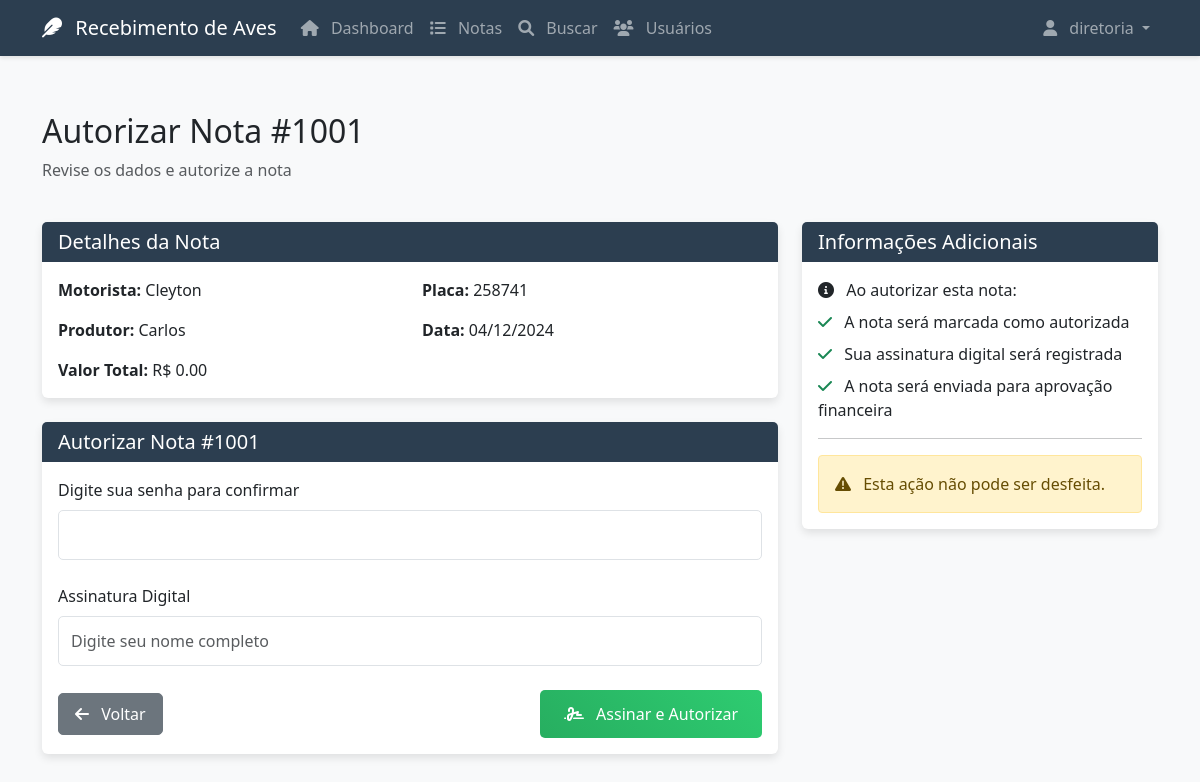
Page /autorizar_nota/1 (signed in) on the committed database.
### app.py (models this page shows, shortened)
class User(UserMixin, db.Model):
    id = db.Column(db.Integer, primary_key=True)
    username = db.Column(db.String(80), unique=True, nullable=False)
    password_hash = db.Column(db.String(120), nullable=False)
    role = db.Column(db.String(20), nullable=False)  # 'diretoria', 'financeiro', 'usuario', 'visualizador'
    nome_completo = db.Column(db.String(100))
    email = db.Column(db.String(120))
    data_criacao = db.Column(db.DateTime, default=datetime.now)
    ativo = db.Column(db.Boolean, default=True)
    criado_por_id = db.Column(db.Integer, db.ForeignKey('user.id'))
    @property
    def is_diretoria(self):
        return self.role == 'diretoria'

class Nota(db.Model):
    id = db.Column(db.Integer, primary_key=True)
    numero = db.Column(db.Integer, unique=True, nullable=False)
    tipo_ave = db.Column(db.String(50), nullable=True)
    num_cargas = db.Column(db.Integer, nullable=True)
    ordem_carga = db.Column(db.String(10), nullable=True)
    data_abate = db.Column(db.DateTime, nullable=True)
    dia_semana = db.Column(db.String(20), nullable=True)
    motorista = db.Column(db.String(100), nullable=True)
    transportadora = db.Column(db.String(100), nullable=True)
    placa_veiculo = db.Column(db.String(20), nullable=True)
    qtd_caixas = db.Column(db.Integer, nullable=True)
    frete_status = db.Column(db.String(20), nullable=True)
    km_saida = db.Column(db.Float, nullable=True)
    km_chegada = db.Column(db.Float, nullable=True)
    valor_frete = db.Column(db.Float, nullable=True)
    pedagios = db.Column(db.Float, nullable=True)
    outras_despesas = db.Column(db.Float, nullable=True)
    produtor = db.Column(db.String(100), nullable=True)
    estado = db.Column(db.String(2), nullable=True)
    nota_fiscal = db.Column(db.String(50), nullable=True)
    data_nf = db.Column(db.DateTime, nullable=True)
    gta = db.Column(db.String(50), nullable=True)
    data_gta = db.Column(db.DateTime, nullable=True)
    aves_granja = db.Column(db.Integer, nullable=True)
    aves_mortas = db.Column(db.Integer, nullable=True)
    aves_recebidas = db.Column(db.Integer, nullable=True)
    aves_contador = db.Column(db.Integer, nullable=True)
    agenciador = db.Column(db.String(100), nullable=True)
    caixas_vazias = db.Column(db.Integer, default=0)
    peso_granja = db.Column(db.Float, nullable=True)
    peso_frigorifico = db.Column(db.Float, nullable=True)
    mortalidade_excesso = db.Column(db.Float, default=0)
    aves_molhadas_granja = db.Column(db.Float, default=0)
    aves_molhadas_chuva = db.Column(db.Float, default=0)
    quebra_maus_tratos = db.Column(db.Float, default=0)
    aves_papo_cheio = db.Column(db.Float, default=0)
    outras_quebras = db.Column(db.Float, default=0)
    descricao_quebras = db.Column(db.String(200))
    adiantamento_frete = db.Column(db.Float, default=0)
    valor_combustivel = db.Column(db.Float, default=0)
    valor_kg = db.Column(db.Float, nullable=True)
    status = db.Column(db.String(20), default='incompleta')
    campos_pendentes = db.Column(db.String(200), nullable=True)
    data_criacao = db.Column(db.DateTime, default=datetime.utcnow)
    autorizado_por = db.Column(db.Integer, db.ForeignKey('user.id'))
    autorizado_por_usuario = db.relationship('User', foreign_keys=[autorizado_por])
    autorizada = db.Column(db.Boolean, default=False)
    data_autorizacao = db.Column(db.DateTime)
    assinatura_autorizador = db.Column(db.String(100))
    verificado_por = db.Column(db.Integer, db.ForeignKey('user.id'))
    verificado_por_usuario = db.relationship('User', foreign_keys=[verificado_por])
    verificado_financeiro = db.Column(db.Boolean, default=False)
    aprovado_financeiro = db.Column(db.Boolean, default=False)
    data_aprovacao_financeiro = db.Column(db.DateTime)
    observacoes_financeiro = db.Column(db.Text)
    def calcular_valor_total(self):
        peso_liquido = (self.peso_frigorifico or 0) - (
            (self.mortalidade_excesso or 0) +
            (self.aves_molhadas_granja or 0) +
            (self.aves_molhadas_chuva or 0) +
            (self.quebra_maus_tratos or 0) +
            (self.aves_papo_cheio or 0) +
            (self.outras_quebras or 0)
        )
        return peso_liquido * (self.valor_kg or 0) if peso_liquido > 0 else 0

### app.py (the view, shortened to what this page needs)
@app.route('/autorizar_nota/<int:id>', methods=['GET', 'POST'])
@login_required
def autorizar_nota(id):
    if not current_user.is_diretoria:
        flash('Apenas diretoria pode autorizar notas.', 'error')
        return redirect(url_for('ver_nota', id=id))
    nota = Nota.query.get_or_404(id)
    return render_template('autorizar_nota.html', nota=nota)

### app.py (called while the page is built)
@login_manager.user_loader
def load_user(user_id):
    return User.query.get(int(user_id))

### templates/autorizar_nota.html (shortened to what this page needs)
{% extends "base.html" %}
{% block content %}
<div class="container">
    <div class="row mb-4">
        <div class="col-12">
            <h2>Autorizar Nota #{{ nota.numero }}</h2>
            <p class="text-muted">Revise os dados e autorize a nota</p>
        </div>
    </div>
    <div class="row">
        <div class="col-md-8">
            <div class="card mb-4">
                <div class="card-header">
                    <h5 class="card-title mb-0">Detalhes da Nota</h5>
                </div>
                <div class="card-body">
                    <div class="row mb-3">
                        <div class="col-md-6">
                            <strong>Motorista:</strong> {{ nota.motorista }}
                        </div>
                        <div class="col-md-6">
                            <strong>Placa:</strong> {{ nota.placa_veiculo }}
                        </div>
                    </div>
                    <div class="row mb-3">
                        <div class="col-md-6">
                            <strong>Produtor:</strong> {{ nota.produtor }}
                        </div>
                        <div class="col-md-6">
                            <strong>Data:</strong> {{ nota.data_criacao.strftime('%d/%m/%Y') }}
                        </div>
                    </div>
                    <div class="row">
                        <div class="col-md-12">
                            <strong>Valor Total:</strong> R$ {{ "%.2f"|format(nota.calcular_valor_total()) }}
                        </div>
                    </div>
                </div>
            </div>
            <div class="card">
                <div class="card-header">
                    <h5 class="mb-0">Autorizar Nota #{{ nota.numero }}</h5>
                </div>
                <div class="card-body">
                    <form method="POST" class="needs-validation" novalidate>
                        <div class="mb-4">
                            <label for="senha" class="form-label">Digite sua senha para confirmar</label>
                            <input type="password" class="form-control" id="senha" name="senha" required>
                        </div>
                        <div class="mb-4">
                            <label for="assinatura" class="form-label">Assinatura Digital</label>
                            <input type="text" class="form-control" id="assinatura" name="assinatura" required
                                   placeholder="Digite seu nome completo">
                        </div>
                        <div class="d-flex justify-content-between align-items-center">
                            <a href="{{ url_for('ver_nota', id=nota.id) }}" class="btn btn-secondary">
                                <i class="fas fa-arrow-left"></i> Voltar
                            </a>
                            <button type="submit" class="btn btn-sign">
                                <i class="fas fa-signature"></i> Assinar e Autorizar
                            </button>
                        </div>
                    </form>
                </div>
            </div>
        </div>
        <div class="col-md-4">
            <div class="card">
                <div class="card-header">
                    <h5 class="card-title mb-0">Informações Adicionais</h5>
                </div>
                <div class="card-body">
                    <p class="mb-2"><i class="fas fa-info-circle"></i> Ao autorizar esta nota:</p>
                    <ul class="list-unstyled">
                        <li><i class="fas fa-check text-success"></i> A nota será marcada como autorizada</li>
                        <li><i class="fas fa-check text-success"></i> Sua assinatura digital será registrada</li>
                        <li><i class="fas fa-check text-success"></i> A nota será enviada para aprovação financeira</li>
                    </ul>
                    <hr>
                    <div class="alert alert-warning">
                        <i class="fas fa-exclamation-triangle"></i>
                        Esta ação não pode ser desfeita.
                    </div>
                </div>
            </div>
        </div>
    </div>
</div>
{% endblock %}

### templates/base.html (shortened to what this page needs)
<!DOCTYPE html>
<html lang="pt-br">
<head>
    <link href="https://cdn.jsdelivr.net/npm/bootstrap@5.3.0/dist/css/bootstrap.min.css" rel="stylesheet">
    <link href="https://cdnjs.cloudflare.com/ajax/libs/font-awesome/6.0.0/css/all.min.css" rel="stylesheet">
    <link href="{{ url_for('static', filename='css/style.css') }}" rel="stylesheet">
</head>
<body>
    {% if current_user.is_authenticated %}
    <nav class="navbar navbar-expand-lg navbar-dark bg-primary">
        <div class="container">
            <a class="navbar-brand" href="{{ url_for('dashboard') }}">
                <i class="fas fa-feather"></i> Recebimento de Aves
            </a>
            <div class="collapse navbar-collapse" id="navbarNav">
                <ul class="navbar-nav me-auto">
                    <li class="nav-item">
                        <a class="nav-link" href="{{ url_for('dashboard') }}">
                            <i class="fas fa-home"></i> Dashboard
                        </a>
                    </li>
                    <li class="nav-item">
                        <a class="nav-link" href="{{ url_for('lista_notas') }}">
                            <i class="fas fa-list"></i> Notas
                        </a>
                    </li>
                    <li class="nav-item">
                        <a class="nav-link" href="{{ url_for('buscar_notas') }}">
                            <i class="fas fa-search"></i> Buscar
                        </a>
                    </li>
                    {% if current_user.is_diretoria %}
                    <li class="nav-item">
                        <a class="nav-link" href="{{ url_for('lista_usuarios') }}">
                            <i class="fas fa-users"></i> Usuários
                        </a>
                    </li>
                    {% endif %}
                </ul>
                <ul class="navbar-nav">
                    <li class="nav-item dropdown">
                        <a class="nav-link dropdown-toggle" href="#" id="userDropdown" role="button"
                           data-bs-toggle="dropdown">
                            <i class="fas fa-user"></i> {{ current_user.username }}
                        </a>
                    </li>
                </ul>
            </div>
        </div>
    </nav>
    {% endif %}
    <main class="py-4">
        {% block content %}{% endblock %}
    </main>
</body>
</html>

### static/css/style.css (style rules this page uses)
body { background-color: #f8f9fa; min-height: 100vh; padding-bottom: 2rem; }
.card { box-shadow: 0 0.125rem 0.25rem rgba(0, 0, 0, 0.075); transition: transform 0.2s ease-in-out; }
.card-header { background-color: #f8f9fa; border-bottom: 1px solid rgba(0, 0, 0, 0.125); }
.navbar { box-shadow: 0 2px 4px rgba(0, 0, 0, 0.1); margin-bottom: 2rem; }
.alert { border-radius: 0.25rem; margin-bottom: 1rem; }
.row { animation: fadeIn 0.5s ease-out; }

### templates/base.html (style rules this page uses)
:root { --primary-color: #2c3e50; --secondary-color: #34495e; --accent-color: #3498db; --success-color: #27ae60; --warning-color: #f1c40f; --danger-color: #e74c3c; }
body { background-color: #f8f9fa; }
.navbar { background-color: var(--primary-color) !important; box-shadow: 0 2px 4px rgba(0,0,0,0.1); }
.card { border: none; box-shadow: 0 2px 4px rgba(0,0,0,0.05); margin-bottom: 1.5rem; }
.card-header { background-color: var(--primary-color); color: white; border-bottom: none; }
.btn { border-radius: 5px; padding: 0.5rem 1rem; font-weight: 500; transition: all 0.3s ease; }
.btn-sign { position: relative; overflow: hidden; background: linear-gradient(45deg, var(--success-color), #2ecc71); color: white; border: none; padding: 0.75rem 1.5rem; }
.btn-sign i { margin-right: 0.5rem; }
.form-control { border-radius: 5px; border: 1px solid #dee2e6; padding: 0.75rem; }

### templates/autorizar_nota.html (style rules this page uses)
.card { box-shadow: 0 0.25rem 0.5rem rgba(0, 0, 0, 0.1); margin-bottom: 1rem; }
.alert { margin-bottom: 0; }
.fas { margin-right: 0.5rem; }
.list-unstyled li { margin-bottom: 0.5rem; }
.btn-sign { background-color: #007bff; color: #ffffff; border-color: #007bff; }

### rows in the picture
User: username "diretoria"
Nota: numero "1001", motorista "Cleyton", placa_veiculo "258741", produtor "Carlos", data_criacao "04/12/2024", calcular_valor_total "0.00"
